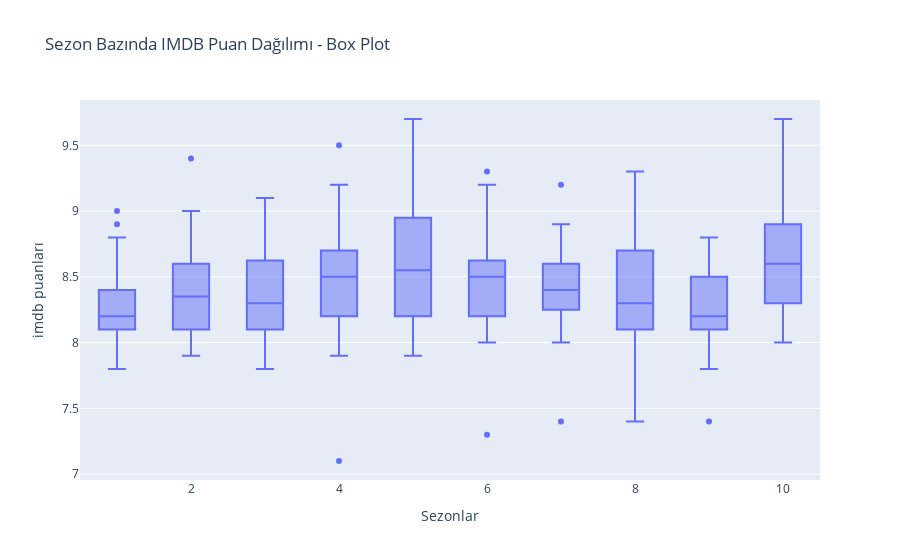

Notebook code for this chart:
### Code cell
fig = px.box(all_data, x = 'season', y = 'imdb_rating',  labels = {'season': 'Sezonlar',
                                                                  'imdb_rating': 'imdb puanları',},
                                                                   title = 'Sezon Bazında IMDB Puan Dağılımı - Box Plot')  
fig.show()

### Figure 1 — Plotly figure (JSON) as saved in the notebook; plotly's stock layout.template omitted (floating-point values rounded to 4 significant figures; data arrays with more than 128 entries replaced by an {"elided": "..."} marker saying what was removed)
{"data": [{"alignmentgroup": "True", "hovertemplate": "Sezonlar=%{x}<br>imdb puanları=%{y}<extra></extra>", "legendgroup": "", "marker": {"color": "#636efa"}, "name": "", "notched": false, "offsetgroup": "", "orientation": "v", "showlegend": false, "type": "box", "x": {"elided": "236 int values"}, "x0": " ", "xaxis": "x", "y": {"elided": "236 float values"}, "y0": " ", "yaxis": "y"}], "layout": {"boxmode": "group", "legend": {"tracegroupgap": 0}, "title": {"text": "Sezon Bazında IMDB Puan Dağılımı - Box Plot"}, "xaxis": {"anchor": "y", "domain": [0, 1], "title": {"text": "Sezonlar"}}, "yaxis": {"anchor": "x", "domain": [0, 1], "title": {"text": "imdb puanları"}}}}
